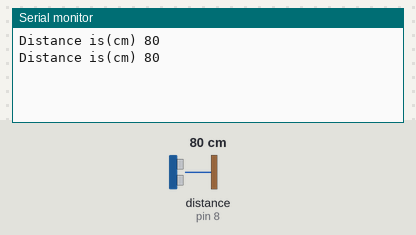
Bench run of a sketch on a simulated Arduino Uno, built with avr-gcc and run on an emulated ATmega328P. Shown: the last lines printed to the serial monitor. Wiring (inferred from the names in the program): ultrasonic range finder: trigger pin 7; echo pin 8. Inputs (shaded band) come from the test bench; at power-on: distance to the obstacle (sensor on pin 8) 80 cm. The echo pulse lasts 58.3 µs per cm.

Above: at 1.8 s.
1.9 s: distance to the obstacle (sensor on pin 8) set to 2 cm
At 2.6 s:
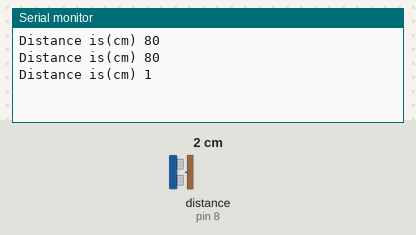
3.4 s: distance to the obstacle (sensor on pin 8) set to 4 cm
At 4.8 s:
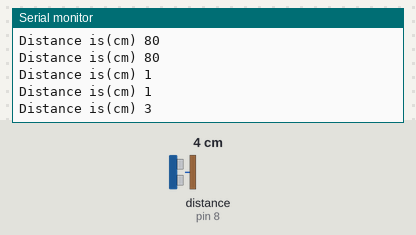
Timing chart, 0 to 6.4 s (numbered marks = the images above; inputs shaded):
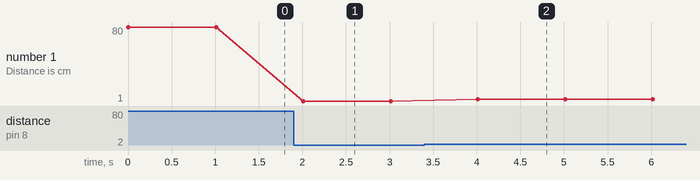

Measured:
- after the input at 1.9 s, the serial monitor: prints a new line after 0.11 s (image 1)
- after the input at 3.4 s, the serial monitor: prints a new line after 0.61 s (image 2)
- plotted number 1: 80 → 1 after the input at 1.9 s, 1 → 3 after the input at 3.4 s

The sketch:

Micro_exam.ino
```cpp
int distance;
int triggerPin=7;
int echoPin=8;


void setup() {
  // put your setup code here, to run once:
  Serial.begin(9600);
  pinMode(triggerPin,OUTPUT);
  pinMode(echoPin,INPUT);

}

void loop() {
  // put your main code here, to run repeatedly:
  digitalWrite(triggerPin,HIGH);
  delayMicroseconds(10);
  digitalWrite(triggerPin,LOW);

  distance=pulseIn(echoPin,HIGH)/58;

  Serial.println("Distance is(cm) " + String(distance));

  delay(1000);
}
```
